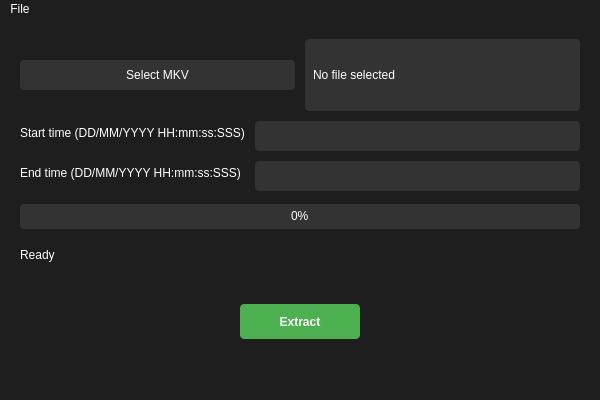
<?xml version="1.0" encoding="UTF-8"?>
<ui version="4.0">
 <class>MainWindow</class>
 <widget class="QMainWindow" name="MainWindow">
  <property name="geometry">
   <rect>
    <x>0</x>
    <y>0</y>
    <width>600</width>
    <height>400</height>
   </rect>
  </property>
  <property name="windowTitle">
   <string>VidExtract</string>
  </property>
  <property name="styleSheet">
   <string notr="true">background-color: #1e1e1e; color: white;</string>
  </property>
  <widget class="QWidget" name="centralwidget">
   <layout class="QVBoxLayout" name="verticalLayout">
    <property name="spacing">
     <number>10</number>
    </property>
    <property name="leftMargin">
     <number>20</number>
    </property>
    <property name="topMargin">
     <number>20</number>
    </property>
    <property name="rightMargin">
     <number>20</number>
    </property>
    <property name="bottomMargin">
     <number>20</number>
    </property>
    <item>
     <widget class="QFrame" name="fileFrame">
      <layout class="QHBoxLayout" name="horizontalLayout">
       <property name="spacing">
        <number>10</number>
       </property>
       <property name="leftMargin">
        <number>0</number>
       </property>
       <property name="topMargin">
        <number>0</number>
       </property>
       <property name="rightMargin">
        <number>0</number>
       </property>
       <property name="bottomMargin">
        <number>0</number>
       </property>
       <item>
        <widget class="QPushButton" name="selectFileButton">
         <property name="minimumSize">
          <size>
           <width>100</width>
           <height>30</height>
          </size>
         </property>
         <property name="styleSheet">
          <string notr="true">background-color: #333333; border-radius: 4px;</string>
         </property>
         <property name="text">
          <string>Select MKV</string>
         </property>
        </widget>
       </item>
       <item>
        <widget class="QLabel" name="filePathLabel">
         <property name="styleSheet">
          <string notr="true">background-color: #333333; padding: 5px; border-radius: 4px;</string>
         </property>
         <property name="text">
          <string>No file selected</string>
         </property>
        </widget>
       </item>
      </layout>
     </widget>
    </item>
    <item>
     <widget class="QFrame" name="inputFrame">
      <layout class="QFormLayout" name="formLayout">
       <property name="leftMargin">
        <number>0</number>
       </property>
       <property name="topMargin">
        <number>0</number>
       </property>
       <property name="rightMargin">
        <number>0</number>
       </property>
       <property name="bottomMargin">
        <number>0</number>
       </property>
       <property name="spacing">
        <number>10</number>
       </property>
       <item row="0" column="0">
        <widget class="QLabel" name="startTimeLabel">
         <property name="text">
          <string>Start time (DD/MM/YYYY HH:mm:ss:SSS)</string>
         </property>
        </widget>
       </item>
       <item row="0" column="1">
        <widget class="QLineEdit" name="startTimeEdit">
         <property name="minimumSize">
          <size>
           <width>0</width>
           <height>30</height>
          </size>
         </property>
         <property name="styleSheet">
          <string notr="true">background-color: #333333; border-radius: 4px; padding: 5px;</string>
         </property>
        </widget>
       </item>
       <item row="1" column="0">
        <widget class="QLabel" name="endTimeLabel">
         <property name="text">
          <string>End time (DD/MM/YYYY HH:mm:ss:SSS)</string>
         </property>
        </widget>
       </item>
       <item row="1" column="1">
        <widget class="QLineEdit" name="endTimeEdit">
         <property name="minimumSize">
          <size>
           <width>0</width>
           <height>30</height>
          </size>
         </property>
         <property name="styleSheet">
          <string notr="true">background-color: #333333; border-radius: 4px; padding: 5px;</string>
         </property>
        </widget>
       </item>
      </layout>
     </widget>
    </item>
    <item>
     <widget class="QFrame" name="progressFrame">
      <layout class="QVBoxLayout" name="verticalLayout_2">
       <property name="spacing">
        <number>5</number>
       </property>
       <property name="leftMargin">
        <number>0</number>
       </property>
       <property name="topMargin">
        <number>0</number>
       </property>
       <property name="rightMargin">
        <number>0</number>
       </property>
       <property name="bottomMargin">
        <number>0</number>
       </property>
       <item>
        <widget class="QProgressBar" name="progressBar">
         <property name="minimumSize">
          <size>
           <width>0</width>
           <height>25</height>
          </size>
         </property>
         <property name="styleSheet">
          <string notr="true">QProgressBar {background-color: #333333; border-radius: 4px; text-align: center;} QProgressBar::chunk {background-color: #4CAF50; border-radius: 4px;}</string>
         </property>
         <property name="value">
          <number>0</number>
         </property>
        </widget>
       </item>
       <item>
        <widget class="QLabel" name="statusLabel">
         <property name="text">
          <string>Ready</string>
         </property>
        </widget>
       </item>
      </layout>
     </widget>
    </item>
    <item>
     <widget class="QFrame" name="buttonFrame">
      <layout class="QHBoxLayout" name="horizontalLayout_2">
       <property name="spacing">
        <number>0</number>
       </property>
       <property name="leftMargin">
        <number>0</number>
       </property>
       <property name="topMargin">
        <number>0</number>
       </property>
       <property name="rightMargin">
        <number>0</number>
       </property>
       <property name="bottomMargin">
        <number>0</number>
       </property>
       <item>
        <spacer name="horizontalSpacer">
         <property name="orientation">
          <enum>Qt::Horizontal</enum>
         </property>
         <property name="sizeHint" stdset="0">
          <size>
           <width>40</width>
           <height>20</height>
          </size>
         </property>
        </spacer>
       </item>
       <item>
        <widget class="QPushButton" name="extractButton">
         <property name="minimumSize">
          <size>
           <width>120</width>
           <height>35</height>
          </size>
         </property>
         <property name="styleSheet">
          <string notr="true">background-color: #4CAF50; border-radius: 4px; font-weight: bold;</string>
         </property>
         <property name="text">
          <string>Extract</string>
         </property>
        </widget>
       </item>
       <item>
        <spacer name="horizontalSpacer_2">
         <property name="orientation">
          <enum>Qt::Horizontal</enum>
         </property>
         <property name="sizeHint" stdset="0">
          <size>
           <width>40</width>
           <height>20</height>
          </size>
         </property>
        </spacer>
       </item>
      </layout>
     </widget>
    </item>
   </layout>
  </widget>
  <widget class="QMenuBar" name="menubar">
   <property name="geometry">
    <rect>
     <x>0</x>
     <y>0</y>
     <width>600</width>
     <height>22</height>
    </rect>
   </property>
   <widget class="QMenu" name="menuFile">
    <property name="title">
     <string>File</string>
    </property>
    <addaction name="actionOpen"/>
    <addaction name="separator"/>
    <addaction name="actionExit"/>
   </widget>
   <addaction name="menuFile"/>
  </widget>
  <widget class="QStatusBar" name="statusbar"/>
  <action name="actionOpen">
   <property name="text">
    <string>Open</string>
   </property>
   <property name="shortcut">
    <string>Ctrl+O</string>
   </property>
  </action>
  <action name="actionExit">
   <property name="text">
    <string>Exit</string>
   </property>
   <property name="shortcut">
    <string>Ctrl+Q</string>
   </property>
  </action>
 </widget>
 <resources/>
 <connections/>
</ui>
